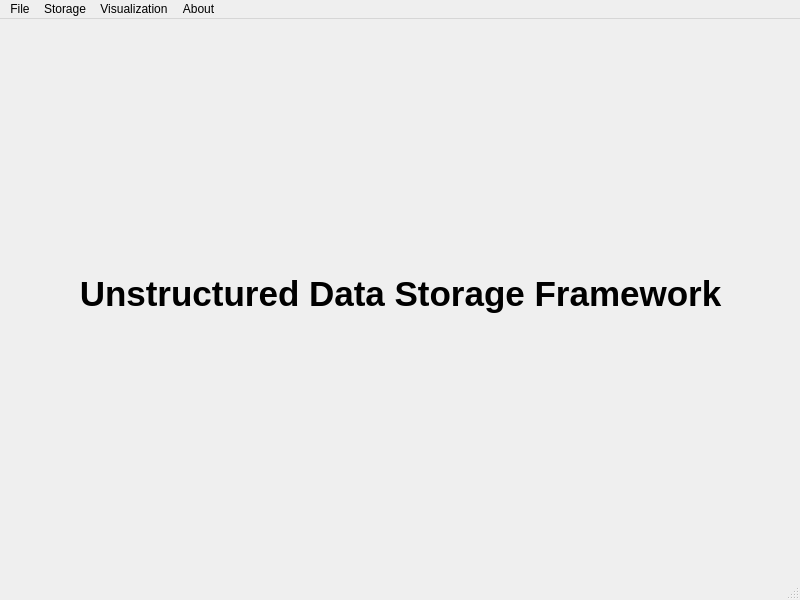
<?xml version="1.0" encoding="UTF-8"?>
<ui version="4.0">
 <class>MainWindow</class>
 <widget class="QMainWindow" name="MainWindow">
  <property name="geometry">
   <rect>
    <x>0</x>
    <y>0</y>
    <width>800</width>
    <height>600</height>
   </rect>
  </property>
  <property name="windowTitle">
   <string>MainWindow</string>
  </property>
  <widget class="QWidget" name="centralwidget">
   <widget class="QLabel" name="label">
    <property name="geometry">
     <rect>
      <x>40</x>
      <y>240</y>
      <width>721</width>
      <height>71</height>
     </rect>
    </property>
    <property name="text">
     <string>&lt;html&gt;&lt;head/&gt;&lt;body&gt;&lt;p align=&quot;center&quot;&gt;&lt;span style=&quot; font-size:26pt; font-weight:600;&quot;&gt;Unstructured Data Storage Framework&lt;/span&gt;&lt;/p&gt;&lt;/body&gt;&lt;/html&gt;</string>
    </property>
   </widget>
  </widget>
  <widget class="QMenuBar" name="menubar">
   <property name="geometry">
    <rect>
     <x>0</x>
     <y>0</y>
     <width>800</width>
     <height>21</height>
    </rect>
   </property>
   <widget class="QMenu" name="menuFile">
    <property name="title">
     <string>File</string>
    </property>
    <addaction name="actionNew"/>
    <addaction name="actionOpen"/>
    <addaction name="actionSave"/>
    <addaction name="actionSave_As"/>
    <addaction name="actionExit"/>
   </widget>
   <widget class="QMenu" name="menuMongoDB">
    <property name="title">
     <string>Storage</string>
    </property>
    <addaction name="actionInsert"/>
    <addaction name="actionRetrieve"/>
    <addaction name="actionUpdate"/>
    <addaction name="actionDelete"/>
   </widget>
   <widget class="QMenu" name="menuVisualization">
    <property name="title">
     <string>Visualization</string>
    </property>
   </widget>
   <widget class="QMenu" name="menuAbout">
    <property name="title">
     <string>About</string>
    </property>
   </widget>
   <addaction name="menuFile"/>
   <addaction name="menuMongoDB"/>
   <addaction name="menuVisualization"/>
   <addaction name="menuAbout"/>
  </widget>
  <widget class="QStatusBar" name="statusbar"/>
  <action name="actionNew">
   <property name="text">
    <string>New</string>
   </property>
  </action>
  <action name="actionOpen">
   <property name="text">
    <string>Open</string>
   </property>
  </action>
  <action name="actionSave">
   <property name="text">
    <string>Save</string>
   </property>
  </action>
  <action name="actionSave_As">
   <property name="text">
    <string>Save As</string>
   </property>
  </action>
  <action name="actionExit">
   <property name="text">
    <string>Exit</string>
   </property>
  </action>
  <action name="actionInsert">
   <property name="text">
    <string>Insert File</string>
   </property>
  </action>
  <action name="actionRetrieve">
   <property name="text">
    <string>Retrieve File</string>
   </property>
  </action>
  <action name="actionUpdate">
   <property name="text">
    <string>Update File</string>
   </property>
  </action>
  <action name="actionDelete">
   <property name="text">
    <string>Delete File</string>
   </property>
  </action>
 </widget>
 <resources/>
 <connections/>
</ui>
